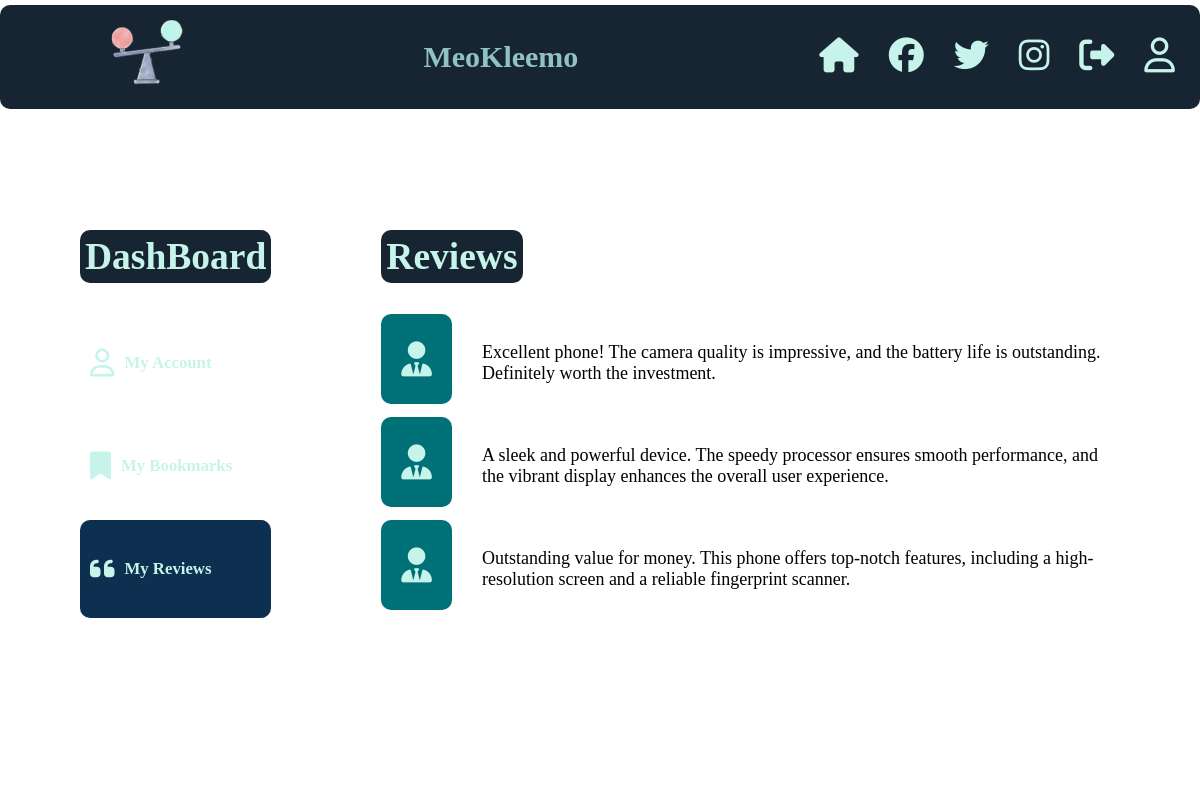
Screenshot of /reviews/ (signed in) with the database file from the repository.
### kleemoapp/models.py (models this page shows)
class Review(models.Model):
    user_name = models.CharField(max_length=100)
    content = models.TextField()
    rating = models.IntegerField()
    created_at = models.DateTimeField(auto_now_add=True)
    product_type = models.CharField(max_length=20)  # Add a field to store the product type
    product_id = models.PositiveIntegerField()  # Add a field to store the product ID
    def __str__(self):
        return f"Review for {self.product_type} - {self.product_id}"

### kleemoapp/views.py (the view)
# urls.py: path('reviews/', views.Reviews,name='review'),
def Reviews(request):
    review=Review.objects.all()
    for a in review:
         print(review)
    print('abbdyhbc')
    return render(request,'review.html',{'reviews': review})

### kleemoapp/templates/review.html (shortened to what this page needs)
{% if user.is_authenticated %}
    {% include "header.html" %}
{% else %}
    {% include "header2.html" %}
{% endif %}
{% load static %}
<!DOCTYPE html>
<html lang="en">
<head>
    <link rel="stylesheet" href="header.css">
    <link rel="stylesheet" href="https://cdnjs.cloudflare.com/ajax/libs/font-awesome/4.7.0/css/font-awesome.min.css">
    <link rel="stylesheet" href="https://cdnjs.cloudflare.com/ajax/libs/animate.css/4.1.1/animate.min.css" />
    <link rel="stylesheet" href="{% static 'css/review.css'%}">
</head>
<body>
    <video autoplay loop muted class="background-video">
        <source src="{% static 'media/TripleBlack.webm'%}" type="video/webm">
      </video>
    <section id="dashboard_reviews" class="animate__animated animate__backInUp">
        <div class="dashboard">
            <h2>DashBoard</h2>
            <a href="/profile" class="account">
                <div class="pf-icon" style="display: flex; align-items: center; padding: 10px;"><i
                        class="fa-regular fa-user"></i></div>
                <h6>My Account</h6>
            </a>
            <a href="/bookmark" class="bookmarks">
                <div class="book-icon" style="display: flex; align-items: center; padding: 10px;"><i
                        class="fa-solid fa-bookmark"></i></div>
                <h6>My Bookmarks</h6>
            </a>
            <a href="" class="d_reviews">
                <div class="rev-icon" style="display: flex; align-items: center; padding: 10px;"><i
                        class="fa-solid fa-quote-left"></i></div>
                <h6>My Reviews</h6>
            </a>
        </div>
        <div class="r_reviews">
            <h2><b>Reviews</b></h2>
            {% for item in reviews %}
            {% if user.username == item.user_name%}
            <div class="reviews">
                <div class="review review1">
                    <div class="icon" >
                        <i class="fa-solid fa-user-tie"></i>
                    </div>
                    <p>{{item.content}}</p>
                    {%endif %}
                </div>
                {%endfor%}
    </section>
</body>
</html>

### kleemoapp/static/css/header.css (style rules this page uses)
body { margin: 0; }

### kleemoapp/static/css/review.css (style rules this page uses)
.background-video { position: fixed; top: 0; left: 0; width: 100%; height: 100%; object-fit: cover; z-index: -1; }
section { margin-top: 10px; }
#dashboard_reviews { display: flex; justify-content: space-between; margin: 10px; padding: 20px; font-size: 25px; margin-top: 20px; column-gap: 10px; }
#dashboard_reviews h2 { background-color:rgba(7, 22, 36, 0.933); color: rgb(199, 244, 234); padding: 5px; border-radius: 10px; }
.dashboard { padding: 50px; }
.dashboard i { font-size: 28px; }
.dashboard a { text-decoration: none; color: inherit; border-radius: 10px; margin-bottom: 5px; color: rgb(199, 244, 234); }
.account, .bookmarks, .d_reviews { display: flex; }
.d_reviews { background-color: rgb(14, 48, 80); }
.r_reviews { padding: 50px }
.review { display: flex; margin-top: 5px; }
.reviews .icon { display: flex; align-items: center; max-height: 50px; font-size: 35px; padding:20px; color: rgb(199, 244, 234); background-color:#007177; border-radius: 10px; }
.reviews p { margin-left: 20px; padding: 10px; font-size: 18px; background-color: white; border-radius: 10px; }
.r_reviews h2 { color: rgb(199, 244, 234); background-color: rgba(7, 22, 36, 0.933); width: fit-content; padding: 5px; border-radius: 10px; }

### rows the page displays
Review: content "Excellent phone! The camera quality is impressive, and the battery life is outstanding. Definitely worth the investment."
Review: content "A sleek and powerful device. The speedy processor ensures smooth performance, and the vibrant display enhances the overall user experience."
Review: content "Outstanding value for money. This phone offers top-notch features, including a high-resolution screen and a reliable fingerprint scanner."
